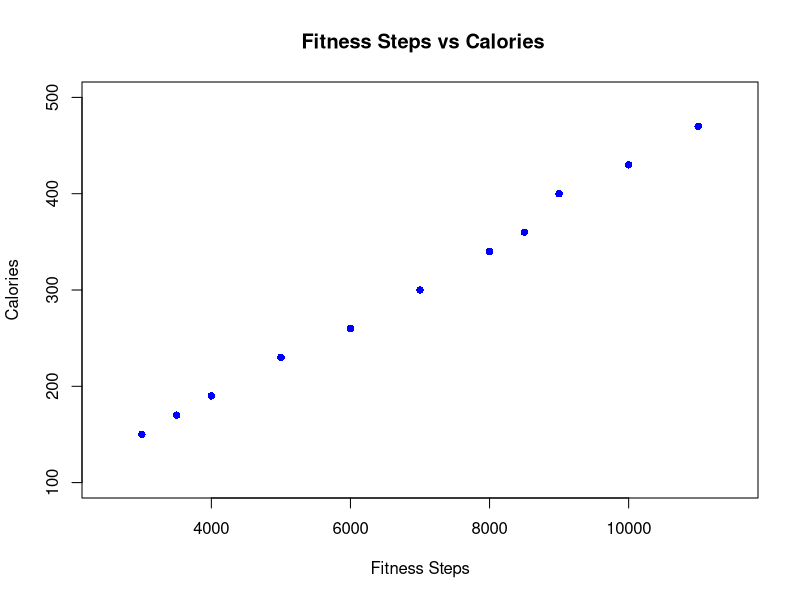
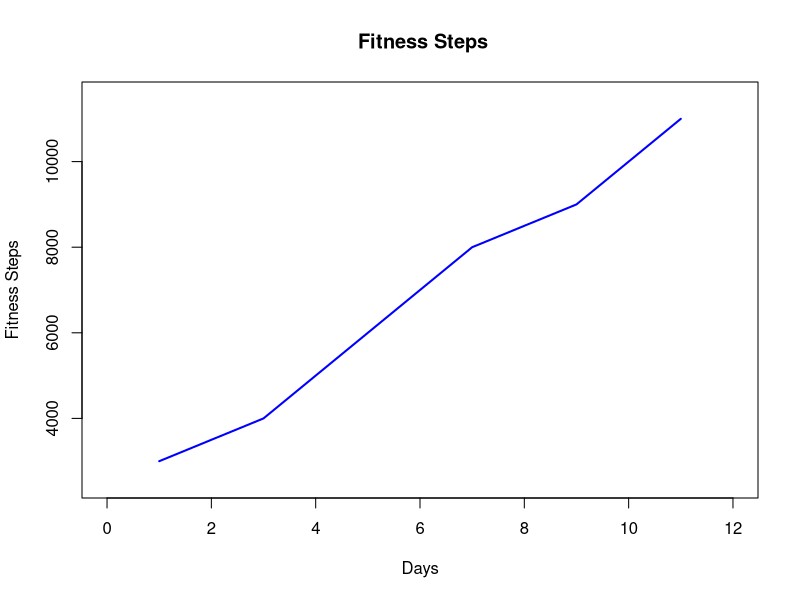
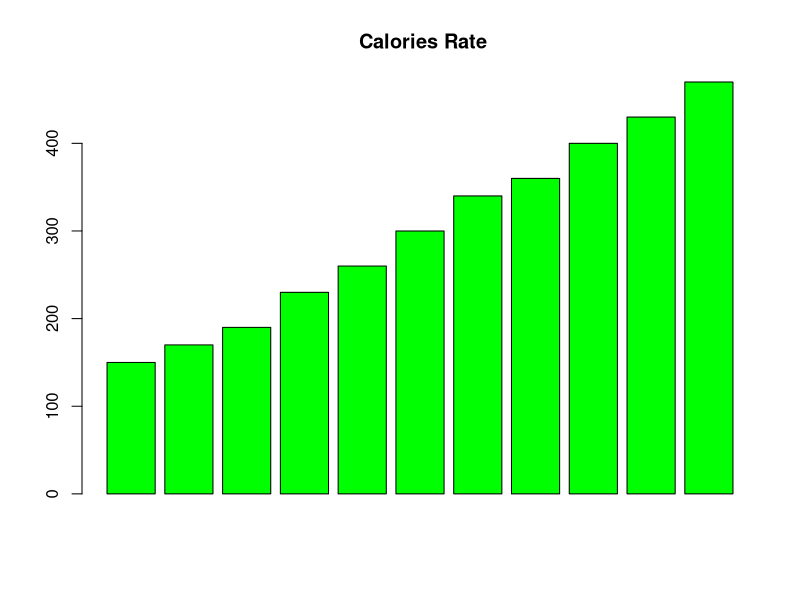

These figures' R source, in order:
#Fitness steps vs calories burned

fitness <- data.frame(
  day = 1:11,
  steps =c(3000,3500,4000,5000,6000,7000,8000,8500,9000,10000,11000),
  calories = c(150,170,190,230,260,300,340,360,400,430,470)
)

# plot steps Vs Calories 

plot(fitness$steps , fitness$calories,
     xlab="Fitness Steps",
     ylab= "Calories",
     main = " Fitness Steps vs Calories",
     xlim = c(2500,11500),
     ylim = c(100,500),
     col="blue",
     lwd=2,
     pch=16
     )

#line plot for steps 

plot(fitness$day,fitness$steps,
     type= "l",
     xlab = "Days",
     ylab = "Fitness Steps",
     lwd = 2,
     main = " Fitness Steps",
     col="blue",
     xlim = c(0,12),
     ylim = c(2500,11500)
     )

#bar plot for calories 

barplot(fitness$calories,
        main = " Calories Rate",
        col="green"
        )

#the day with maximum steps 

paste("Maximum Steps in Fitness",max(fitness$steps))

summary(fitness)
